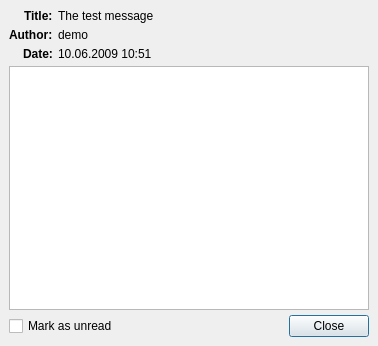
<?xml version="1.0" encoding="UTF-8"?>
<ui version="4.0">
 <class>DialogStickerView</class>
 <widget class="QDialog" name="DialogStickerView">
  <property name="geometry">
   <rect>
    <x>0</x>
    <y>0</y>
    <width>378</width>
    <height>346</height>
   </rect>
  </property>
  <property name="windowTitle">
   <string comment="LBL_DLG_STICKER_VIEW_TITLE">View Sticker</string>
  </property>
  <property name="windowIcon">
   <iconset resource="lh3.qrc">
    <normaloff>:/lh3/Resources/operators_stickers.png</normaloff>:/lh3/Resources/operators_stickers.png</iconset>
  </property>
  <layout class="QVBoxLayout" name="verticalLayout">
   <property name="spacing">
    <number>5</number>
   </property>
   <property name="margin">
    <number>9</number>
   </property>
   <item>
    <layout class="QFormLayout" name="formLayout">
     <property name="fieldGrowthPolicy">
      <enum>QFormLayout::AllNonFixedFieldsGrow</enum>
     </property>
     <property name="labelAlignment">
      <set>Qt::AlignRight|Qt::AlignTrailing|Qt::AlignVCenter</set>
     </property>
     <item row="0" column="0">
      <widget class="QLabel" name="lCaptionTitle">
       <property name="font">
        <font>
         <weight>75</weight>
         <bold>true</bold>
        </font>
       </property>
       <property name="text">
        <string comment="LBL_DLG_STICKER_VIEW_TITLE_L">Title:</string>
       </property>
      </widget>
     </item>
     <item row="0" column="1">
      <widget class="QLabel" name="lTitle">
       <property name="text">
        <string>The test message</string>
       </property>
      </widget>
     </item>
     <item row="1" column="0">
      <widget class="QLabel" name="lCpationAuthor">
       <property name="font">
        <font>
         <weight>75</weight>
         <bold>true</bold>
        </font>
       </property>
       <property name="text">
        <string comment="LBL_DLG_STICKER_VIEW_AUTHOR">Author:</string>
       </property>
      </widget>
     </item>
     <item row="1" column="1">
      <widget class="QLabel" name="lAuthor">
       <property name="text">
        <string>demo</string>
       </property>
      </widget>
     </item>
     <item row="2" column="0">
      <widget class="QLabel" name="lCaptionDate">
       <property name="font">
        <font>
         <weight>75</weight>
         <bold>true</bold>
        </font>
       </property>
       <property name="text">
        <string comment="LBL_DLG_STICKER_VIEW_DATE">Date:</string>
       </property>
      </widget>
     </item>
     <item row="2" column="1">
      <widget class="QLabel" name="lDate">
       <property name="text">
        <string>10.06.2009 10:51</string>
       </property>
      </widget>
     </item>
    </layout>
   </item>
   <item>
    <widget class="QPlainTextEdit" name="teMessage">
     <property name="readOnly">
      <bool>true</bool>
     </property>
    </widget>
   </item>
   <item>
    <layout class="QHBoxLayout" name="horizontalLayout">
     <item>
      <widget class="QCheckBox" name="cbMarkAsUnread">
       <property name="text">
        <string comment="LBL_DLG_STICKER_VIEW_MARK_UNREAD">Mark as unread</string>
       </property>
      </widget>
     </item>
     <item>
      <spacer name="horizontalSpacer">
       <property name="orientation">
        <enum>Qt::Horizontal</enum>
       </property>
       <property name="sizeHint" stdset="0">
        <size>
         <width>40</width>
         <height>20</height>
        </size>
       </property>
      </spacer>
     </item>
     <item>
      <widget class="QPushButton" name="pbClose">
       <property name="text">
        <string comment="LBL_CLOSE">Close</string>
       </property>
      </widget>
     </item>
    </layout>
   </item>
  </layout>
 </widget>
 <resources>
  <include location="lh3.qrc"/>
 </resources>
 <connections>
  <connection>
   <sender>pbClose</sender>
   <signal>clicked()</signal>
   <receiver>DialogStickerView</receiver>
   <slot>accept()</slot>
   <hints>
    <hint type="sourcelabel">
     <x>367</x>
     <y>335</y>
    </hint>
    <hint type="destinationlabel">
     <x>252</x>
     <y>270</y>
    </hint>
   </hints>
  </connection>
 </connections>
</ui>
